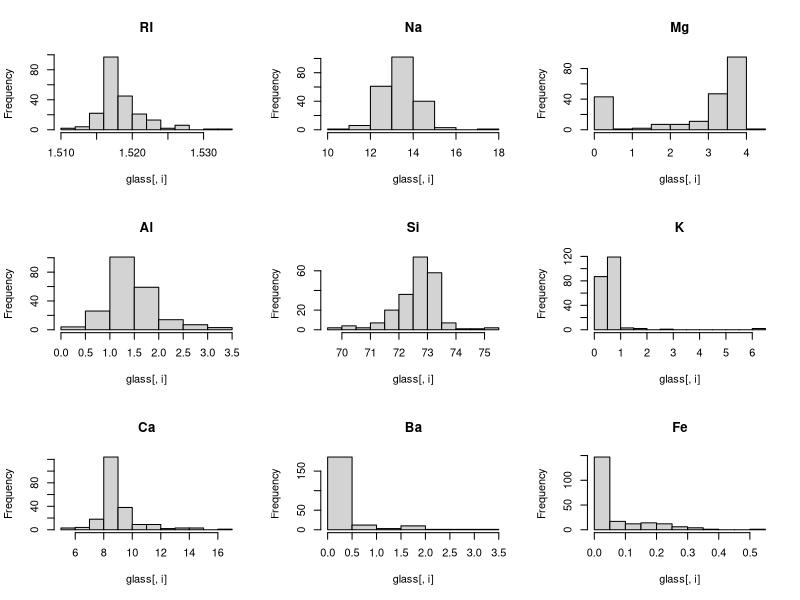
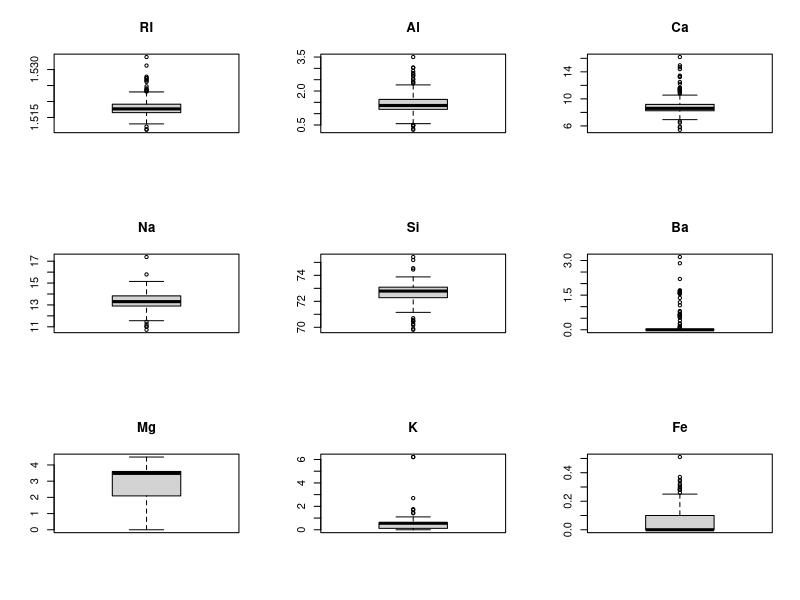

Reproduce these figures in R, in order. (Note: this script raises an error after producing the figures.)
## ---- chunk 1
#install.packages("mlbench")
#install.packages("kableExtra")
library(mlbench)
library(kableExtra)
library(knitr)

data(Glass)
str(Glass)
## ---- chunk 2
glass <- subset(Glass, select = -Type)
predictors <- colnames(glass)

par(mfrow = c(3, 3))
for(i in 1:9)
  {
  hist(glass[,i], main = predictors[i])
}

par(mfcol=c(3, 3))
for (i in 1:9)
  {boxplot(glass[,i], main = predictors[i])}
kable(summary(glass))

cor.table <- cor(glass, use = "pairwise", method = "spearman")
kable(round(cor.table, 2))
## ---- chunk 3
library(mlbench)
library(ggplot2)
library(lattice)
data(Soybean)
str(Soybean)
head(Soybean, 30)
## ---- chunk 4
#install.packages('caret', repos='http://cran.rstudio.com/')
#install.packages("dplyr")
#install.packages("tidyr")
library(tidyr)
library(dplyr)
library(caret)

index <- nearZeroVar(Soybean)
colnames(Soybean)[index]
## ---- chunk 5
missing_values <- Soybean %>%
  select(everything()) %>% 
  summarize_all(funs(sum(is.na(.))))

data.frame(sort(missing_values, decreasing = TRUE))
    

missing_classes <- Soybean %>%
  gather(key = predictors, value = value, -Class)%>%
  group_by(Class)%>%
  summarize(n = sum(is.na(value)))%>%
  mutate(n, missing = n/(nrow(Soybean) * 35))%>%
  arrange(desc(missing))

missing_classes
## ---- chunk 6
library(mice)
#install.packages("mice")

Soybean_impute <- mice(Soybean, m=1, method = "pmm", print = F)
Soybean_impute <- complete(Soybean_impute)

result<- Soybean_impute %>%
  select(everything()) %>% 
  summarize_all(funs(sum(is.na(.))))

data.frame(sort(result, decreasing = TRUE))
